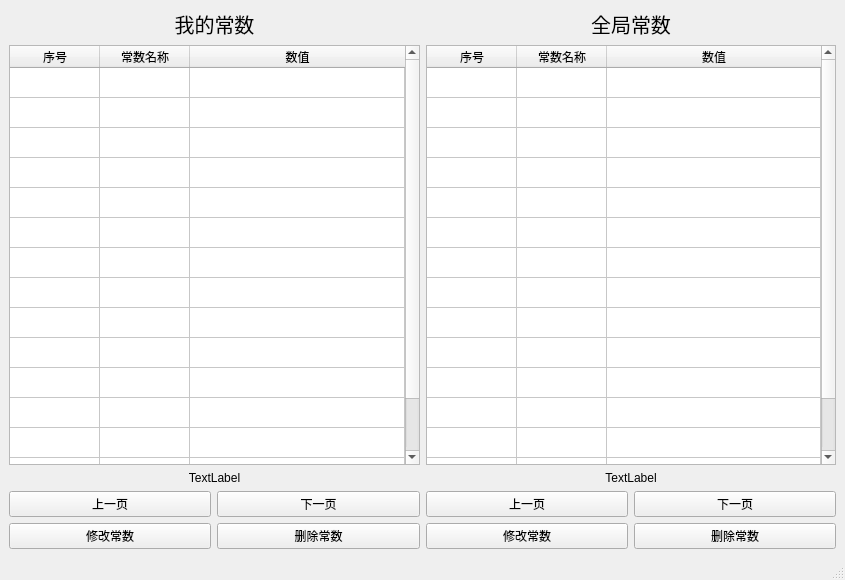
<?xml version="1.0" encoding="UTF-8"?>
<ui version="4.0">
 <class>ConstTable</class>
 <widget class="QMainWindow" name="ConstTable">
  <property name="geometry">
   <rect>
    <x>0</x>
    <y>0</y>
    <width>845</width>
    <height>580</height>
   </rect>
  </property>
  <property name="windowTitle">
   <string>MainWindow</string>
  </property>
  <widget class="QWidget" name="centralwidget">
   <layout class="QVBoxLayout" name="verticalLayout">
    <item>
     <layout class="QGridLayout" name="gridLayout_2">
      <item row="0" column="0" colspan="2">
       <widget class="QLabel" name="label_2">
        <property name="sizePolicy">
         <sizepolicy hsizetype="Preferred" vsizetype="Fixed">
          <horstretch>0</horstretch>
          <verstretch>0</verstretch>
         </sizepolicy>
        </property>
        <property name="font">
         <font>
          <pointsize>15</pointsize>
         </font>
        </property>
        <property name="text">
         <string>我的常数</string>
        </property>
        <property name="alignment">
         <set>Qt::AlignCenter</set>
        </property>
       </widget>
      </item>
      <item row="0" column="4" colspan="2">
       <widget class="QLabel" name="label">
        <property name="sizePolicy">
         <sizepolicy hsizetype="Preferred" vsizetype="Fixed">
          <horstretch>0</horstretch>
          <verstretch>0</verstretch>
         </sizepolicy>
        </property>
        <property name="font">
         <font>
          <pointsize>15</pointsize>
         </font>
        </property>
        <property name="text">
         <string>全局常数</string>
        </property>
        <property name="alignment">
         <set>Qt::AlignCenter</set>
        </property>
       </widget>
      </item>
      <item row="1" column="0" colspan="2">
       <widget class="QTableWidget" name="tableWidget">
        <property name="sizePolicy">
         <sizepolicy hsizetype="Expanding" vsizetype="Expanding">
          <horstretch>0</horstretch>
          <verstretch>0</verstretch>
         </sizepolicy>
        </property>
        <property name="maximumSize">
         <size>
          <width>16777215</width>
          <height>100000</height>
         </size>
        </property>
        <property name="horizontalScrollBarPolicy">
         <enum>Qt::ScrollBarAsNeeded</enum>
        </property>
        <property name="sizeAdjustPolicy">
         <enum>QAbstractScrollArea::AdjustIgnored</enum>
        </property>
        <property name="autoScroll">
         <bool>true</bool>
        </property>
        <property name="verticalScrollMode">
         <enum>QAbstractItemView::ScrollPerItem</enum>
        </property>
        <property name="gridStyle">
         <enum>Qt::SolidLine</enum>
        </property>
        <property name="rowCount">
         <number>15</number>
        </property>
        <property name="columnCount">
         <number>3</number>
        </property>
        <attribute name="horizontalHeaderCascadingSectionResizes">
         <bool>false</bool>
        </attribute>
        <attribute name="horizontalHeaderDefaultSectionSize">
         <number>90</number>
        </attribute>
        <attribute name="horizontalHeaderHighlightSections">
         <bool>true</bool>
        </attribute>
        <attribute name="horizontalHeaderShowSortIndicator" stdset="0">
         <bool>false</bool>
        </attribute>
        <attribute name="horizontalHeaderStretchLastSection">
         <bool>true</bool>
        </attribute>
        <attribute name="verticalHeaderVisible">
         <bool>false</bool>
        </attribute>
        <attribute name="verticalHeaderCascadingSectionResizes">
         <bool>false</bool>
        </attribute>
        <attribute name="verticalHeaderDefaultSectionSize">
         <number>30</number>
        </attribute>
        <attribute name="verticalHeaderMinimumSectionSize">
         <number>30</number>
        </attribute>
        <attribute name="verticalHeaderShowSortIndicator" stdset="0">
         <bool>false</bool>
        </attribute>
        <attribute name="verticalHeaderStretchLastSection">
         <bool>false</bool>
        </attribute>
        <row/>
        <row/>
        <row/>
        <row/>
        <row/>
        <row/>
        <row/>
        <row/>
        <row/>
        <row/>
        <row/>
        <row/>
        <row/>
        <row/>
        <row/>
        <column>
         <property name="text">
          <string>序号</string>
         </property>
        </column>
        <column>
         <property name="text">
          <string>常数名称</string>
         </property>
        </column>
        <column>
         <property name="text">
          <string>数值</string>
         </property>
        </column>
       </widget>
      </item>
      <item row="2" column="0" colspan="2">
       <widget class="QLabel" name="label_3">
        <property name="text">
         <string>TextLabel</string>
        </property>
        <property name="alignment">
         <set>Qt::AlignCenter</set>
        </property>
       </widget>
      </item>
      <item row="2" column="4" colspan="2">
       <widget class="QLabel" name="label_4">
        <property name="text">
         <string>TextLabel</string>
        </property>
        <property name="alignment">
         <set>Qt::AlignCenter</set>
        </property>
       </widget>
      </item>
      <item row="3" column="0">
       <widget class="QPushButton" name="userUp">
        <property name="text">
         <string>上一页</string>
        </property>
       </widget>
      </item>
      <item row="3" column="4">
       <widget class="QPushButton" name="globalUp">
        <property name="text">
         <string>上一页</string>
        </property>
       </widget>
      </item>
      <item row="3" column="1">
       <widget class="QPushButton" name="userDown">
        <property name="text">
         <string>下一页</string>
        </property>
       </widget>
      </item>
      <item row="4" column="5">
       <widget class="QPushButton" name="deleteGlobalConst">
        <property name="text">
         <string>删除常数</string>
        </property>
       </widget>
      </item>
      <item row="4" column="4">
       <widget class="QPushButton" name="updateGlobalConst">
        <property name="text">
         <string>修改常数</string>
        </property>
       </widget>
      </item>
      <item row="3" column="5">
       <widget class="QPushButton" name="globalDown">
        <property name="text">
         <string>下一页</string>
        </property>
       </widget>
      </item>
      <item row="1" column="4" colspan="2">
       <widget class="QTableWidget" name="tableWidget_2">
        <property name="sizePolicy">
         <sizepolicy hsizetype="Expanding" vsizetype="Expanding">
          <horstretch>0</horstretch>
          <verstretch>0</verstretch>
         </sizepolicy>
        </property>
        <property name="maximumSize">
         <size>
          <width>16777215</width>
          <height>100000</height>
         </size>
        </property>
        <property name="horizontalScrollBarPolicy">
         <enum>Qt::ScrollBarAsNeeded</enum>
        </property>
        <property name="sizeAdjustPolicy">
         <enum>QAbstractScrollArea::AdjustIgnored</enum>
        </property>
        <property name="autoScroll">
         <bool>true</bool>
        </property>
        <property name="verticalScrollMode">
         <enum>QAbstractItemView::ScrollPerItem</enum>
        </property>
        <property name="gridStyle">
         <enum>Qt::SolidLine</enum>
        </property>
        <property name="rowCount">
         <number>15</number>
        </property>
        <property name="columnCount">
         <number>3</number>
        </property>
        <attribute name="horizontalHeaderCascadingSectionResizes">
         <bool>false</bool>
        </attribute>
        <attribute name="horizontalHeaderDefaultSectionSize">
         <number>90</number>
        </attribute>
        <attribute name="horizontalHeaderHighlightSections">
         <bool>true</bool>
        </attribute>
        <attribute name="horizontalHeaderShowSortIndicator" stdset="0">
         <bool>false</bool>
        </attribute>
        <attribute name="horizontalHeaderStretchLastSection">
         <bool>true</bool>
        </attribute>
        <attribute name="verticalHeaderVisible">
         <bool>false</bool>
        </attribute>
        <attribute name="verticalHeaderCascadingSectionResizes">
         <bool>false</bool>
        </attribute>
        <attribute name="verticalHeaderDefaultSectionSize">
         <number>30</number>
        </attribute>
        <attribute name="verticalHeaderMinimumSectionSize">
         <number>30</number>
        </attribute>
        <attribute name="verticalHeaderShowSortIndicator" stdset="0">
         <bool>false</bool>
        </attribute>
        <attribute name="verticalHeaderStretchLastSection">
         <bool>false</bool>
        </attribute>
        <row/>
        <row/>
        <row/>
        <row/>
        <row/>
        <row/>
        <row/>
        <row/>
        <row/>
        <row/>
        <row/>
        <row/>
        <row/>
        <row/>
        <row/>
        <column>
         <property name="text">
          <string>序号</string>
         </property>
        </column>
        <column>
         <property name="text">
          <string>常数名称</string>
         </property>
        </column>
        <column>
         <property name="text">
          <string>数值</string>
         </property>
        </column>
       </widget>
      </item>
      <item row="4" column="1">
       <widget class="QPushButton" name="deleteUserConst">
        <property name="text">
         <string>删除常数</string>
        </property>
       </widget>
      </item>
      <item row="4" column="0">
       <widget class="QPushButton" name="updateUserConst">
        <property name="text">
         <string>修改常数</string>
        </property>
       </widget>
      </item>
     </layout>
    </item>
   </layout>
  </widget>
  <widget class="QMenuBar" name="menubar">
   <property name="geometry">
    <rect>
     <x>0</x>
     <y>0</y>
     <width>845</width>
     <height>17</height>
    </rect>
   </property>
  </widget>
  <widget class="QStatusBar" name="statusbar"/>
 </widget>
 <resources/>
 <connections/>
</ui>
